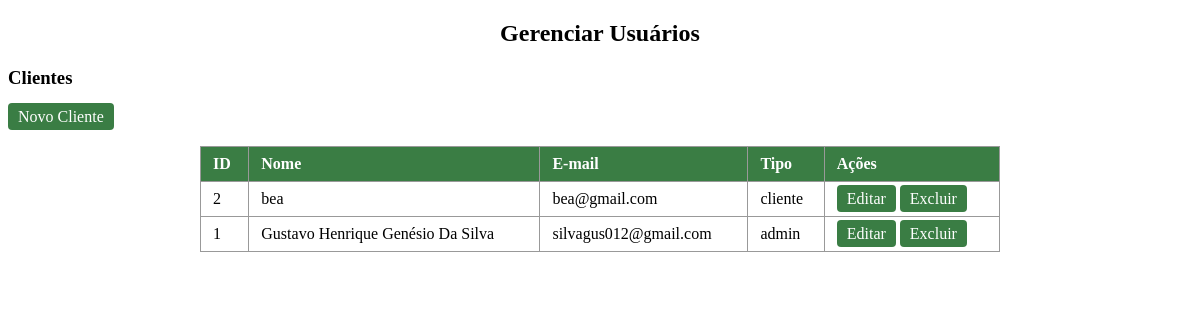
The page /clientes.php on the database its author committed.
### tables this page shows
CREATE TABLE `usuarios` (
  `id` int(10) UNSIGNED NOT NULL,
  `nome` varchar(100) NOT NULL,
  `email` varchar(100) NOT NULL,
  `senha` varchar(255) NOT NULL,
  `tipo` enum('admin','cliente') DEFAULT 'cliente',
  `telefone` varchar(20) DEFAULT NULL,
  `endereco` varchar(255) DEFAULT NULL
);

### clientes.php (the view, shortened to what this page needs)
<?php
include "conexao.php";
$sql = "SELECT id, nome, email, tipo FROM usuarios ORDER BY nome";
$result = $conn->query($sql);
?>
<!DOCTYPE html>
<html lang="pt-BR">
<head>
</head>
<body>
<h2 style="text-align:center;">Gerenciar Usuários</h2>
<table>
  <thead>
    <tr>
      <th>ID</th>
      <th>Nome</th>
      <th>E-mail</th>
      <th>Tipo</th>
      <th>Ações</th>
    </tr>
  </thead>
  <div class="box">
  <h3>Clientes</h3>
  <a href="cadastro_usuario2.php" class="btn">Novo Cliente</a>
</div>
  <tbody>
    <?php if ($result->num_rows > 0): ?>
      <?php while ($row = $result->fetch_assoc()): ?>
        <tr>
          <td><?= $row['id'] ?></td>
          <td><?= htmlspecialchars($row['nome']) ?></td>
          <td><?= htmlspecialchars($row['email']) ?></td>
          <td><?= $row['tipo'] ?></td>
          <td>
            <a class="btn" href="editar_usuario.php?id=<?= $row['id'] ?>">Editar</a>
            <a class="btn" href="excluir_usuario.php?id=<?= $row['id'] ?>" onclick="return confirm('Tem certeza que deseja excluir este usuário?');">Excluir</a>
          </td>
        </tr>
      <?php endwhile; ?>
    <?php else: ?>
      <tr><td colspan="5" style="text-align:center;">Nenhum usuário encontrado.</td></tr>
    <?php endif; ?>
  </tbody>
</table>
</body>
</html>

### clientes.php (style rules this page uses)
table { border-collapse: collapse; width: 100%; max-width: 800px; margin: 20px auto; }
th, td { border: 1px solid #999; padding: 8px 12px; text-align: left; }
th { background: #3a7d44; color: white; }
a.btn { padding: 5px 10px; background: #3a7d44; color: white; text-decoration: none; border-radius: 4px; }

### rows shown on the page
usuarios: id "2", nome "bea", email "bea@gmail.com", tipo "cliente"
usuarios: id "1", nome "Gustavo Henrique Genésio Da Silva", email "silvagus012@gmail.com", tipo "admin"
